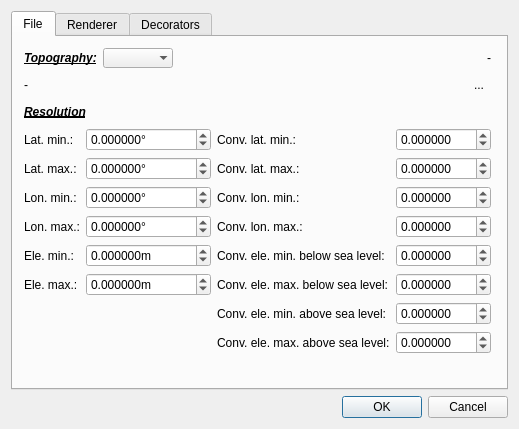
<?xml version="1.0" encoding="UTF-8"?>
<ui version="4.0">
 <class>TopographyMapDialog</class>
 <widget class="QDialog" name="TopographyMapDialog">
  <property name="geometry">
   <rect>
    <x>0</x>
    <y>0</y>
    <width>494</width>
    <height>381</height>
   </rect>
  </property>
  <property name="windowTitle">
   <string>Settings</string>
  </property>
  <layout class="QGridLayout" name="gridLayout">
   <item row="2" column="0">
    <widget class="QDialogButtonBox" name="buttonBoxDialog">
     <property name="standardButtons">
      <set>QDialogButtonBox::Cancel|QDialogButtonBox::Ok</set>
     </property>
    </widget>
   </item>
   <item row="0" column="0">
    <widget class="QTabWidget" name="tabWidget">
     <property name="tabShape">
      <enum>QTabWidget::Rounded</enum>
     </property>
     <property name="currentIndex">
      <number>0</number>
     </property>
     <widget class="QWidget" name="tabWidgetPage2">
      <attribute name="title">
       <string>File</string>
      </attribute>
      <layout class="QGridLayout" name="gridLayout_3">
       <item row="0" column="0">
        <layout class="QHBoxLayout" name="horizontalLayout">
         <item>
          <widget class="QLabel" name="label">
           <property name="sizePolicy">
            <sizepolicy hsizetype="Preferred" vsizetype="Minimum">
             <horstretch>0</horstretch>
             <verstretch>0</verstretch>
            </sizepolicy>
           </property>
           <property name="font">
            <font>
             <weight>75</weight>
             <italic>true</italic>
             <bold>true</bold>
             <underline>true</underline>
            </font>
           </property>
           <property name="text">
            <string>Topography:</string>
           </property>
          </widget>
         </item>
         <item>
          <widget class="QComboBox" name="comboBoxTopographies">
           <property name="sizeAdjustPolicy">
            <enum>QComboBox::AdjustToContents</enum>
           </property>
           <property name="frame">
            <bool>false</bool>
           </property>
          </widget>
         </item>
         <item>
          <spacer name="horizontalSpacer">
           <property name="orientation">
            <enum>Qt::Horizontal</enum>
           </property>
           <property name="sizeHint" stdset="0">
            <size>
             <width>58</width>
             <height>20</height>
            </size>
           </property>
          </spacer>
         </item>
         <item>
          <widget class="QLabel" name="labelFileType">
           <property name="text">
            <string>-</string>
           </property>
          </widget>
         </item>
        </layout>
       </item>
       <item row="1" column="0">
        <layout class="QHBoxLayout" name="horizontalLayout_6">
         <item>
          <widget class="QLabel" name="labelFilepath">
           <property name="sizePolicy">
            <sizepolicy hsizetype="Preferred" vsizetype="Minimum">
             <horstretch>0</horstretch>
             <verstretch>0</verstretch>
            </sizepolicy>
           </property>
           <property name="toolTip">
            <string>&lt;html&gt;&lt;head/&gt;&lt;body&gt;&lt;p&gt;Filepath of the currently display topography data.&lt;/p&gt;&lt;/body&gt;&lt;/html&gt;</string>
           </property>
           <property name="text">
            <string>-</string>
           </property>
           <property name="wordWrap">
            <bool>true</bool>
           </property>
          </widget>
         </item>
         <item>
          <widget class="QToolButton" name="toolButtonFIlepath">
           <property name="toolTip">
            <string>&lt;html&gt;&lt;head/&gt;&lt;body&gt;&lt;p&gt;Select topography file to use.&lt;br/&gt;One can display data from supported formats: XYZ, STL.&lt;/p&gt;&lt;/body&gt;&lt;/html&gt;</string>
           </property>
           <property name="text">
            <string>...</string>
           </property>
           <property name="autoRaise">
            <bool>true</bool>
           </property>
          </widget>
         </item>
        </layout>
       </item>
       <item row="2" column="0">
        <widget class="QFrame" name="frame">
         <property name="sizePolicy">
          <sizepolicy hsizetype="Expanding" vsizetype="Expanding">
           <horstretch>0</horstretch>
           <verstretch>0</verstretch>
          </sizepolicy>
         </property>
         <layout class="QGridLayout" name="gridLayout_6">
          <property name="margin">
           <number>0</number>
          </property>
          <item row="1" column="0">
           <layout class="QFormLayout" name="formLayout">
            <item row="0" column="0">
             <widget class="QLabel" name="label_6">
              <property name="sizePolicy">
               <sizepolicy hsizetype="Fixed" vsizetype="Preferred">
                <horstretch>0</horstretch>
                <verstretch>0</verstretch>
               </sizepolicy>
              </property>
              <property name="text">
               <string>Lat. min.:</string>
              </property>
             </widget>
            </item>
            <item row="0" column="1">
             <widget class="QDoubleSpinBox" name="doubleSpinBox_latMin">
              <property name="toolTip">
               <string>&lt;html&gt;&lt;head/&gt;&lt;body&gt;&lt;p&gt;Minimum latitude of the context&lt;/p&gt;&lt;/body&gt;&lt;/html&gt;</string>
              </property>
              <property name="suffix">
               <string>°</string>
              </property>
              <property name="decimals">
               <number>6</number>
              </property>
              <property name="minimum">
               <double>-90.000000000000000</double>
              </property>
              <property name="maximum">
               <double>90.000000000000000</double>
              </property>
             </widget>
            </item>
            <item row="1" column="0">
             <widget class="QLabel" name="label_7">
              <property name="sizePolicy">
               <sizepolicy hsizetype="Fixed" vsizetype="Preferred">
                <horstretch>0</horstretch>
                <verstretch>0</verstretch>
               </sizepolicy>
              </property>
              <property name="text">
               <string>Lat. max.:</string>
              </property>
             </widget>
            </item>
            <item row="1" column="1">
             <widget class="QDoubleSpinBox" name="doubleSpinBox_latMax">
              <property name="toolTip">
               <string>&lt;html&gt;&lt;head/&gt;&lt;body&gt;&lt;p&gt;Maximum latitude of the context&lt;/p&gt;&lt;/body&gt;&lt;/html&gt;</string>
              </property>
              <property name="suffix">
               <string>°</string>
              </property>
              <property name="decimals">
               <number>6</number>
              </property>
              <property name="minimum">
               <double>-90.000000000000000</double>
              </property>
              <property name="maximum">
               <double>90.000000000000000</double>
              </property>
             </widget>
            </item>
            <item row="2" column="0">
             <widget class="QLabel" name="label_10">
              <property name="sizePolicy">
               <sizepolicy hsizetype="Fixed" vsizetype="Preferred">
                <horstretch>0</horstretch>
                <verstretch>0</verstretch>
               </sizepolicy>
              </property>
              <property name="text">
               <string>Lon. min.:</string>
              </property>
             </widget>
            </item>
            <item row="2" column="1">
             <widget class="QDoubleSpinBox" name="doubleSpinBox_lonMin">
              <property name="toolTip">
               <string>&lt;html&gt;&lt;head/&gt;&lt;body&gt;&lt;p&gt;Minimum longitude of the context&lt;/p&gt;&lt;/body&gt;&lt;/html&gt;</string>
              </property>
              <property name="suffix">
               <string>°</string>
              </property>
              <property name="decimals">
               <number>6</number>
              </property>
              <property name="minimum">
               <double>-180.000000000000000</double>
              </property>
              <property name="maximum">
               <double>180.000000000000000</double>
              </property>
             </widget>
            </item>
            <item row="3" column="0">
             <widget class="QLabel" name="label_11">
              <property name="sizePolicy">
               <sizepolicy hsizetype="Fixed" vsizetype="Preferred">
                <horstretch>0</horstretch>
                <verstretch>0</verstretch>
               </sizepolicy>
              </property>
              <property name="text">
               <string>Lon. max.:</string>
              </property>
             </widget>
            </item>
            <item row="3" column="1">
             <widget class="QDoubleSpinBox" name="doubleSpinBox_lonMax">
              <property name="toolTip">
               <string>&lt;html&gt;&lt;head/&gt;&lt;body&gt;&lt;p&gt;Maximum longitude of the context&lt;/p&gt;&lt;/body&gt;&lt;/html&gt;</string>
              </property>
              <property name="suffix">
               <string>°</string>
              </property>
              <property name="decimals">
               <number>6</number>
              </property>
              <property name="minimum">
               <double>-180.000000000000000</double>
              </property>
              <property name="maximum">
               <double>180.000000000000000</double>
              </property>
             </widget>
            </item>
            <item row="4" column="0">
             <widget class="QLabel" name="label_14">
              <property name="sizePolicy">
               <sizepolicy hsizetype="Fixed" vsizetype="Preferred">
                <horstretch>0</horstretch>
                <verstretch>0</verstretch>
               </sizepolicy>
              </property>
              <property name="text">
               <string>Ele. min.:</string>
              </property>
             </widget>
            </item>
            <item row="4" column="1">
             <widget class="QDoubleSpinBox" name="doubleSpinBox_eleMin">
              <property name="toolTip">
               <string>&lt;html&gt;&lt;head/&gt;&lt;body&gt;&lt;p&gt;Minimum elevation of the context&lt;/p&gt;&lt;/body&gt;&lt;/html&gt;</string>
              </property>
              <property name="suffix">
               <string>m</string>
              </property>
              <property name="decimals">
               <number>6</number>
              </property>
              <property name="minimum">
               <double>-1000000.000000000000000</double>
              </property>
              <property name="maximum">
               <double>1000000.000000000000000</double>
              </property>
             </widget>
            </item>
            <item row="5" column="0">
             <widget class="QLabel" name="label_15">
              <property name="sizePolicy">
               <sizepolicy hsizetype="Fixed" vsizetype="Preferred">
                <horstretch>0</horstretch>
                <verstretch>0</verstretch>
               </sizepolicy>
              </property>
              <property name="text">
               <string>Ele. max.:</string>
              </property>
             </widget>
            </item>
            <item row="5" column="1">
             <widget class="QDoubleSpinBox" name="doubleSpinBox_eleMax">
              <property name="toolTip">
               <string>&lt;html&gt;&lt;head/&gt;&lt;body&gt;&lt;p&gt;Maximum elevation of the context&lt;/p&gt;&lt;/body&gt;&lt;/html&gt;</string>
              </property>
              <property name="suffix">
               <string>m</string>
              </property>
              <property name="decimals">
               <number>6</number>
              </property>
              <property name="minimum">
               <double>-1000000.000000000000000</double>
              </property>
              <property name="maximum">
               <double>1000000.000000000000000</double>
              </property>
             </widget>
            </item>
           </layout>
          </item>
          <item row="2" column="0" colspan="2">
           <spacer name="verticalSpacer_2">
            <property name="orientation">
             <enum>Qt::Vertical</enum>
            </property>
            <property name="sizeHint" stdset="0">
             <size>
              <width>464</width>
              <height>0</height>
             </size>
            </property>
           </spacer>
          </item>
          <item row="1" column="1">
           <layout class="QFormLayout" name="formLayout_2">
            <item row="0" column="0">
             <widget class="QLabel" name="label_8">
              <property name="sizePolicy">
               <sizepolicy hsizetype="Fixed" vsizetype="Preferred">
                <horstretch>0</horstretch>
                <verstretch>0</verstretch>
               </sizepolicy>
              </property>
              <property name="text">
               <string>Conv. lat. min.:</string>
              </property>
             </widget>
            </item>
            <item row="0" column="1">
             <widget class="QDoubleSpinBox" name="doubleSpinBox_convLatMin">
              <property name="suffix">
               <string/>
              </property>
              <property name="decimals">
               <number>6</number>
              </property>
              <property name="minimum">
               <double>-90.000000000000000</double>
              </property>
              <property name="maximum">
               <double>90.000000000000000</double>
              </property>
             </widget>
            </item>
            <item row="1" column="0">
             <widget class="QLabel" name="label_9">
              <property name="sizePolicy">
               <sizepolicy hsizetype="Fixed" vsizetype="Preferred">
                <horstretch>0</horstretch>
                <verstretch>0</verstretch>
               </sizepolicy>
              </property>
              <property name="text">
               <string>Conv. lat. max.:</string>
              </property>
             </widget>
            </item>
            <item row="1" column="1">
             <widget class="QDoubleSpinBox" name="doubleSpinBox_convLatMax">
              <property name="decimals">
               <number>6</number>
              </property>
              <property name="minimum">
               <double>-90.000000000000000</double>
              </property>
              <property name="maximum">
               <double>90.000000000000000</double>
              </property>
             </widget>
            </item>
            <item row="2" column="0">
             <widget class="QLabel" name="label_12">
              <property name="sizePolicy">
               <sizepolicy hsizetype="Fixed" vsizetype="Preferred">
                <horstretch>0</horstretch>
                <verstretch>0</verstretch>
               </sizepolicy>
              </property>
              <property name="text">
               <string>Conv. lon. min.:</string>
              </property>
             </widget>
            </item>
            <item row="2" column="1">
             <widget class="QDoubleSpinBox" name="doubleSpinBox_convLonMin">
              <property name="decimals">
               <number>6</number>
              </property>
              <property name="minimum">
               <double>-180.000000000000000</double>
              </property>
              <property name="maximum">
               <double>180.000000000000000</double>
              </property>
             </widget>
            </item>
            <item row="3" column="0">
             <widget class="QLabel" name="label_13">
              <property name="sizePolicy">
               <sizepolicy hsizetype="Fixed" vsizetype="Preferred">
                <horstretch>0</horstretch>
                <verstretch>0</verstretch>
               </sizepolicy>
              </property>
              <property name="text">
               <string>Conv. lon. max.:</string>
              </property>
             </widget>
            </item>
            <item row="3" column="1">
             <widget class="QDoubleSpinBox" name="doubleSpinBox_convLonMax">
              <property name="decimals">
               <number>6</number>
              </property>
              <property name="minimum">
               <double>-180.000000000000000</double>
              </property>
              <property name="maximum">
               <double>180.000000000000000</double>
              </property>
             </widget>
            </item>
            <item row="4" column="0">
             <widget class="QLabel" name="label_19">
              <property name="sizePolicy">
               <sizepolicy hsizetype="Fixed" vsizetype="Preferred">
                <horstretch>0</horstretch>
                <verstretch>0</verstretch>
               </sizepolicy>
              </property>
              <property name="text">
               <string>Conv. ele. min. below sea level:</string>
              </property>
             </widget>
            </item>
            <item row="4" column="1">
             <widget class="QDoubleSpinBox" name="doubleSpinBox_convEleMinBelow">
              <property name="decimals">
               <number>6</number>
              </property>
              <property name="minimum">
               <double>-180.000000000000000</double>
              </property>
              <property name="maximum">
               <double>180.000000000000000</double>
              </property>
             </widget>
            </item>
            <item row="5" column="0">
             <widget class="QLabel" name="label_18">
              <property name="sizePolicy">
               <sizepolicy hsizetype="Fixed" vsizetype="Preferred">
                <horstretch>0</horstretch>
                <verstretch>0</verstretch>
               </sizepolicy>
              </property>
              <property name="text">
               <string>Conv. ele. max. below sea level:</string>
              </property>
             </widget>
            </item>
            <item row="5" column="1">
             <widget class="QDoubleSpinBox" name="doubleSpinBox_convEleMaxBelow">
              <property name="decimals">
               <number>6</number>
              </property>
              <property name="minimum">
               <double>-180.000000000000000</double>
              </property>
              <property name="maximum">
               <double>180.000000000000000</double>
              </property>
             </widget>
            </item>
            <item row="6" column="0">
             <widget class="QLabel" name="label_16">
              <property name="sizePolicy">
               <sizepolicy hsizetype="Fixed" vsizetype="Preferred">
                <horstretch>0</horstretch>
                <verstretch>0</verstretch>
               </sizepolicy>
              </property>
              <property name="text">
               <string>Conv. ele. min. above sea level:</string>
              </property>
             </widget>
            </item>
            <item row="6" column="1">
             <widget class="QDoubleSpinBox" name="doubleSpinBox_convEleMinAbove">
              <property name="decimals">
               <number>6</number>
              </property>
              <property name="minimum">
               <double>-180.000000000000000</double>
              </property>
              <property name="maximum">
               <double>180.000000000000000</double>
              </property>
             </widget>
            </item>
            <item row="7" column="0">
             <widget class="QLabel" name="label_17">
              <property name="sizePolicy">
               <sizepolicy hsizetype="Fixed" vsizetype="Preferred">
                <horstretch>0</horstretch>
                <verstretch>0</verstretch>
               </sizepolicy>
              </property>
              <property name="text">
               <string>Conv. ele. max. above sea level:</string>
              </property>
             </widget>
            </item>
            <item row="7" column="1">
             <widget class="QDoubleSpinBox" name="doubleSpinBox_convEleMaxAbove">
              <property name="decimals">
               <number>6</number>
              </property>
              <property name="minimum">
               <double>-180.000000000000000</double>
              </property>
              <property name="maximum">
               <double>180.000000000000000</double>
              </property>
             </widget>
            </item>
           </layout>
          </item>
          <item row="0" column="0" colspan="2">
           <widget class="QLabel" name="label_22">
            <property name="sizePolicy">
             <sizepolicy hsizetype="Preferred" vsizetype="Preferred">
              <horstretch>0</horstretch>
              <verstretch>0</verstretch>
             </sizepolicy>
            </property>
            <property name="minimumSize">
             <size>
              <width>0</width>
              <height>21</height>
             </size>
            </property>
            <property name="font">
             <font>
              <weight>75</weight>
              <italic>true</italic>
              <bold>true</bold>
              <underline>true</underline>
             </font>
            </property>
            <property name="text">
             <string>Resolution</string>
            </property>
           </widget>
          </item>
         </layout>
        </widget>
       </item>
       <item row="0" column="1" rowspan="3">
        <spacer name="horizontalSpacer_5">
         <property name="orientation">
          <enum>Qt::Horizontal</enum>
         </property>
         <property name="sizeHint" stdset="0">
          <size>
           <width>40</width>
           <height>20</height>
          </size>
         </property>
        </spacer>
       </item>
      </layout>
     </widget>
     <widget class="QWidget" name="tabWidgetPage1">
      <attribute name="title">
       <string>Renderer</string>
      </attribute>
      <layout class="QGridLayout" name="gridLayout_2">
       <item row="0" column="0">
        <widget class="QFrame" name="frameLight">
         <layout class="QFormLayout" name="formLayout_5">
          <property name="labelAlignment">
           <set>Qt::AlignLeading|Qt::AlignLeft|Qt::AlignVCenter</set>
          </property>
          <property name="margin">
           <number>0</number>
          </property>
          <item row="0" column="0">
           <widget class="QLabel" name="label_3">
            <property name="minimumSize">
             <size>
              <width>0</width>
              <height>21</height>
             </size>
            </property>
            <property name="font">
             <font>
              <weight>75</weight>
              <italic>true</italic>
              <bold>true</bold>
              <underline>true</underline>
             </font>
            </property>
            <property name="text">
             <string>Light</string>
            </property>
           </widget>
          </item>
          <item row="1" column="0">
           <widget class="QCheckBox" name="checkBox_lightAmbient">
            <property name="toolTip">
             <string>&lt;html&gt;&lt;head/&gt;&lt;body&gt;&lt;p&gt;An ambient light is a light that lights up the scene from every direction.&lt;/p&gt;&lt;p&gt;So even though the sun is a diffuse light, it acts like an ambient light&lt;/p&gt;&lt;p&gt;to us who are on the surface of the earth and during the day, see light everywhere.&lt;/p&gt;&lt;/body&gt;&lt;/html&gt;</string>
            </property>
            <property name="text">
             <string>Ambient</string>
            </property>
           </widget>
          </item>
          <item row="1" column="1">
           <widget class="QLineEdit" name="lineEditAmbientLight"/>
          </item>
          <item row="2" column="0">
           <widget class="QCheckBox" name="checkBox_lightDiffuse">
            <property name="toolTip">
             <string>&lt;html&gt;&lt;head/&gt;&lt;body&gt;&lt;p&gt;A diffuse light, is just a coloured light, and handles the diffuse term for lighting. It basically sets the colour.&lt;/p&gt;&lt;/body&gt;&lt;/html&gt;</string>
            </property>
            <property name="text">
             <string>Diffuse</string>
            </property>
           </widget>
          </item>
          <item row="2" column="1">
           <widget class="QLineEdit" name="lineEditDiffuseLight"/>
          </item>
          <item row="3" column="0">
           <widget class="QCheckBox" name="checkBox_lightSpecular">
            <property name="toolTip">
             <string>&lt;html&gt;&lt;head/&gt;&lt;body&gt;&lt;p&gt;A specular light is a light that sets highlights and often the shininess of an object. So if you light a sphere with a diffuse light and a specular light the specular light will add the highlights.&lt;/p&gt;&lt;/body&gt;&lt;/html&gt;</string>
            </property>
            <property name="text">
             <string>Specular</string>
            </property>
           </widget>
          </item>
          <item row="3" column="1">
           <widget class="QLineEdit" name="lineEditSpecularLight"/>
          </item>
          <item row="4" column="0">
           <widget class="QCheckBox" name="checkBox_lightPosition">
            <property name="toolTip">
             <string>&lt;html&gt;&lt;head/&gt;&lt;body&gt;&lt;p&gt;An emissive light is a light which radiates from an object. Like a glow, only without the nice, blurred halo type effect.&lt;/p&gt;&lt;/body&gt;&lt;/html&gt;</string>
            </property>
            <property name="text">
             <string>Position</string>
            </property>
           </widget>
          </item>
          <item row="4" column="1">
           <widget class="QLineEdit" name="lineEditPositionLight"/>
          </item>
         </layout>
        </widget>
       </item>
       <item row="0" column="2">
        <widget class="QFrame" name="frameCamera_2">
         <layout class="QFormLayout" name="formLayout_6">
          <property name="fieldGrowthPolicy">
           <enum>QFormLayout::ExpandingFieldsGrow</enum>
          </property>
          <property name="labelAlignment">
           <set>Qt::AlignLeading|Qt::AlignLeft|Qt::AlignVCenter</set>
          </property>
          <item row="0" column="0">
           <widget class="QLabel" name="label_26">
            <property name="minimumSize">
             <size>
              <width>0</width>
              <height>21</height>
             </size>
            </property>
            <property name="font">
             <font>
              <weight>75</weight>
              <italic>true</italic>
              <bold>true</bold>
              <underline>true</underline>
             </font>
            </property>
            <property name="text">
             <string>Theme</string>
            </property>
           </widget>
          </item>
          <item row="1" column="0">
           <widget class="QLabel" name="label_29">
            <property name="text">
             <string>Top left corner</string>
            </property>
           </widget>
          </item>
          <item row="2" column="0">
           <widget class="QLabel" name="label_30">
            <property name="text">
             <string>Top right corner</string>
            </property>
           </widget>
          </item>
          <item row="3" column="0">
           <widget class="QLabel" name="label_31">
            <property name="text">
             <string>Bottom left corner</string>
            </property>
           </widget>
          </item>
          <item row="4" column="0">
           <widget class="QLabel" name="label_32">
            <property name="text">
             <string>Bottom right corner</string>
            </property>
           </widget>
          </item>
         </layout>
        </widget>
       </item>
       <item row="1" column="0">
        <widget class="QFrame" name="frameCamera">
         <layout class="QFormLayout" name="formLayout_4">
          <property name="labelAlignment">
           <set>Qt::AlignLeading|Qt::AlignLeft|Qt::AlignVCenter</set>
          </property>
          <item row="0" column="0">
           <widget class="QLabel" name="label_2">
            <property name="minimumSize">
             <size>
              <width>0</width>
              <height>21</height>
             </size>
            </property>
            <property name="font">
             <font>
              <weight>75</weight>
              <italic>true</italic>
              <bold>true</bold>
              <underline>true</underline>
             </font>
            </property>
            <property name="text">
             <string>Camera</string>
            </property>
           </widget>
          </item>
          <item row="1" column="0">
           <widget class="QLabel" name="label_4">
            <property name="text">
             <string>Field of view</string>
            </property>
           </widget>
          </item>
          <item row="1" column="1">
           <widget class="QDoubleSpinBox" name="doubleSpinBoxFOV">
            <property name="maximum">
             <double>200.000000000000000</double>
            </property>
           </widget>
          </item>
          <item row="2" column="0">
           <widget class="QLabel" name="label_20">
            <property name="text">
             <string>Aspect ratio</string>
            </property>
           </widget>
          </item>
          <item row="2" column="1">
           <widget class="QDoubleSpinBox" name="doubleSpinBoxAR">
            <property name="toolTip">
             <string>&lt;html&gt;&lt;head/&gt;&lt;body&gt;&lt;p&gt;Scene aspect ratio&lt;/p&gt;&lt;/body&gt;&lt;/html&gt;</string>
            </property>
            <property name="minimum">
             <double>1.000000000000000</double>
            </property>
            <property name="maximum">
             <double>2.000000000000000</double>
            </property>
            <property name="singleStep">
             <double>0.100000000000000</double>
            </property>
           </widget>
          </item>
          <item row="3" column="0">
           <widget class="QLabel" name="label_21">
            <property name="text">
             <string>Delay</string>
            </property>
           </widget>
          </item>
          <item row="3" column="1">
           <widget class="QSpinBox" name="spinBoxDelay">
            <property name="toolTip">
             <string>&lt;html&gt;&lt;head/&gt;&lt;body&gt;&lt;p&gt;Fast auto-repead simulation delay :&lt;/p&gt;&lt;p&gt;split 1sec to match eye speed 1000/60 ~= 16.6ms&lt;/p&gt;&lt;/body&gt;&lt;/html&gt;</string>
            </property>
            <property name="suffix">
             <string>ms</string>
            </property>
            <property name="maximum">
             <number>3000</number>
            </property>
           </widget>
          </item>
          <item row="4" column="0">
           <widget class="QLabel" name="label_27">
            <property name="text">
             <string>Zoom step</string>
            </property>
           </widget>
          </item>
          <item row="4" column="1">
           <widget class="QDoubleSpinBox" name="doubleSpinBoxZoomStep">
            <property name="maximum">
             <double>200.000000000000000</double>
            </property>
           </widget>
          </item>
          <item row="5" column="0">
           <widget class="QLabel" name="label_28">
            <property name="text">
             <string>Mouse sensibility</string>
            </property>
           </widget>
          </item>
          <item row="5" column="1">
           <widget class="QDoubleSpinBox" name="doubleSpinBoxMouseSensibility">
            <property name="maximum">
             <double>200.000000000000000</double>
            </property>
           </widget>
          </item>
         </layout>
        </widget>
       </item>
       <item row="0" column="3">
        <spacer name="horizontalSpacer_4">
         <property name="orientation">
          <enum>Qt::Horizontal</enum>
         </property>
         <property name="sizeHint" stdset="0">
          <size>
           <width>40</width>
           <height>20</height>
          </size>
         </property>
        </spacer>
       </item>
       <item row="1" column="2" colspan="2">
        <spacer name="horizontalSpacer_3">
         <property name="orientation">
          <enum>Qt::Horizontal</enum>
         </property>
         <property name="sizeHint" stdset="0">
          <size>
           <width>220</width>
           <height>20</height>
          </size>
         </property>
        </spacer>
       </item>
       <item row="2" column="0" colspan="4">
        <spacer name="verticalSpacer">
         <property name="orientation">
          <enum>Qt::Vertical</enum>
         </property>
         <property name="sizeHint" stdset="0">
          <size>
           <width>20</width>
           <height>15</height>
          </size>
         </property>
        </spacer>
       </item>
      </layout>
     </widget>
     <widget class="QWidget" name="tab">
      <attribute name="title">
       <string>Decorators</string>
      </attribute>
      <layout class="QGridLayout" name="gridLayout_4">
       <item row="0" column="0">
        <layout class="QFormLayout" name="formLayout_3">
         <property name="labelAlignment">
          <set>Qt::AlignLeading|Qt::AlignLeft|Qt::AlignVCenter</set>
         </property>
         <item row="0" column="0">
          <widget class="QLabel" name="label_23">
           <property name="sizePolicy">
            <sizepolicy hsizetype="Preferred" vsizetype="Preferred">
             <horstretch>0</horstretch>
             <verstretch>0</verstretch>
            </sizepolicy>
           </property>
           <property name="minimumSize">
            <size>
             <width>0</width>
             <height>21</height>
            </size>
           </property>
           <property name="font">
            <font>
             <weight>75</weight>
             <italic>true</italic>
             <bold>true</bold>
             <underline>true</underline>
            </font>
           </property>
           <property name="text">
            <string>Positions</string>
           </property>
          </widget>
         </item>
         <item row="1" column="0">
          <widget class="QLabel" name="label_5">
           <property name="text">
            <string>Lat. graticule position:</string>
           </property>
          </widget>
         </item>
         <item row="1" column="1">
          <widget class="QComboBox" name="comboBoxLatGraticulePosition">
           <property name="toolTip">
            <string>&lt;html&gt;&lt;head/&gt;&lt;body&gt;&lt;p&gt;Adjusts the position of the latitude grid (graticule)&lt;/p&gt;&lt;/body&gt;&lt;/html&gt;</string>
           </property>
           <item>
            <property name="text">
             <string extracomment="Draws the graticule at max. elevation">Elevation max.</string>
            </property>
           </item>
           <item>
            <property name="text">
             <string comment="Draw the graticule at sea level">Sea level</string>
            </property>
           </item>
           <item>
            <property name="text">
             <string extracomment="Draws the graticule at min. sea level">Elevation min.</string>
            </property>
           </item>
          </widget>
         </item>
         <item row="2" column="0">
          <widget class="QLabel" name="label_24">
           <property name="text">
            <string>Lon. graticule position:</string>
           </property>
          </widget>
         </item>
         <item row="2" column="1">
          <widget class="QComboBox" name="comboBoxLonGraticulePosition">
           <property name="toolTip">
            <string>&lt;html&gt;&lt;head/&gt;&lt;body&gt;&lt;p&gt;Adjusts the position of the latitude grid (graticule)&lt;/p&gt;&lt;/body&gt;&lt;/html&gt;</string>
           </property>
           <item>
            <property name="text">
             <string extracomment="Draws the graticule at max. elevation">Elevation max.</string>
            </property>
           </item>
           <item>
            <property name="text">
             <string comment="Draw the graticule at sea level">Sea level</string>
            </property>
           </item>
           <item>
            <property name="text">
             <string extracomment="Draws the graticule at min. sea level">Elevation min.</string>
            </property>
           </item>
          </widget>
         </item>
        </layout>
       </item>
       <item row="1" column="0">
        <layout class="QVBoxLayout" name="verticalLayout_2">
         <item>
          <widget class="QLabel" name="label_25">
           <property name="minimumSize">
            <size>
             <width>0</width>
             <height>21</height>
            </size>
           </property>
           <property name="font">
            <font>
             <weight>75</weight>
             <italic>true</italic>
             <bold>true</bold>
             <underline>true</underline>
            </font>
           </property>
           <property name="text">
            <string>Labels</string>
           </property>
          </widget>
         </item>
         <item>
          <widget class="QCheckBox" name="checkBoxLatGraticuleLabels">
           <property name="text">
            <string>Latitude labels</string>
           </property>
          </widget>
         </item>
         <item>
          <widget class="QCheckBox" name="checkBoxLonGraticuleLabels">
           <property name="text">
            <string>Longitude labels</string>
           </property>
          </widget>
         </item>
         <item>
          <widget class="QCheckBox" name="checkBoxEleGraticuleLabels">
           <property name="text">
            <string>Elevation labels</string>
           </property>
          </widget>
         </item>
         <item>
          <widget class="QCheckBox" name="checkBoxHypoGraticuleLabels">
           <property name="text">
            <string>Hypocenter labels</string>
           </property>
          </widget>
         </item>
         <item>
          <widget class="QCheckBox" name="checkBoxStationGraticuleLabels">
           <property name="text">
            <string>Station labels</string>
           </property>
          </widget>
         </item>
        </layout>
       </item>
       <item row="2" column="0" colspan="2">
        <spacer name="verticalSpacer_3">
         <property name="orientation">
          <enum>Qt::Vertical</enum>
         </property>
         <property name="sizeHint" stdset="0">
          <size>
           <width>471</width>
           <height>76</height>
          </size>
         </property>
        </spacer>
       </item>
       <item row="0" column="1" rowspan="2">
        <spacer name="horizontalSpacer_2">
         <property name="orientation">
          <enum>Qt::Horizontal</enum>
         </property>
         <property name="sizeHint" stdset="0">
          <size>
           <width>220</width>
           <height>20</height>
          </size>
         </property>
        </spacer>
       </item>
      </layout>
     </widget>
    </widget>
   </item>
  </layout>
 </widget>
 <layoutdefault spacing="6" margin="11"/>
 <resources/>
 <connections/>
</ui>
